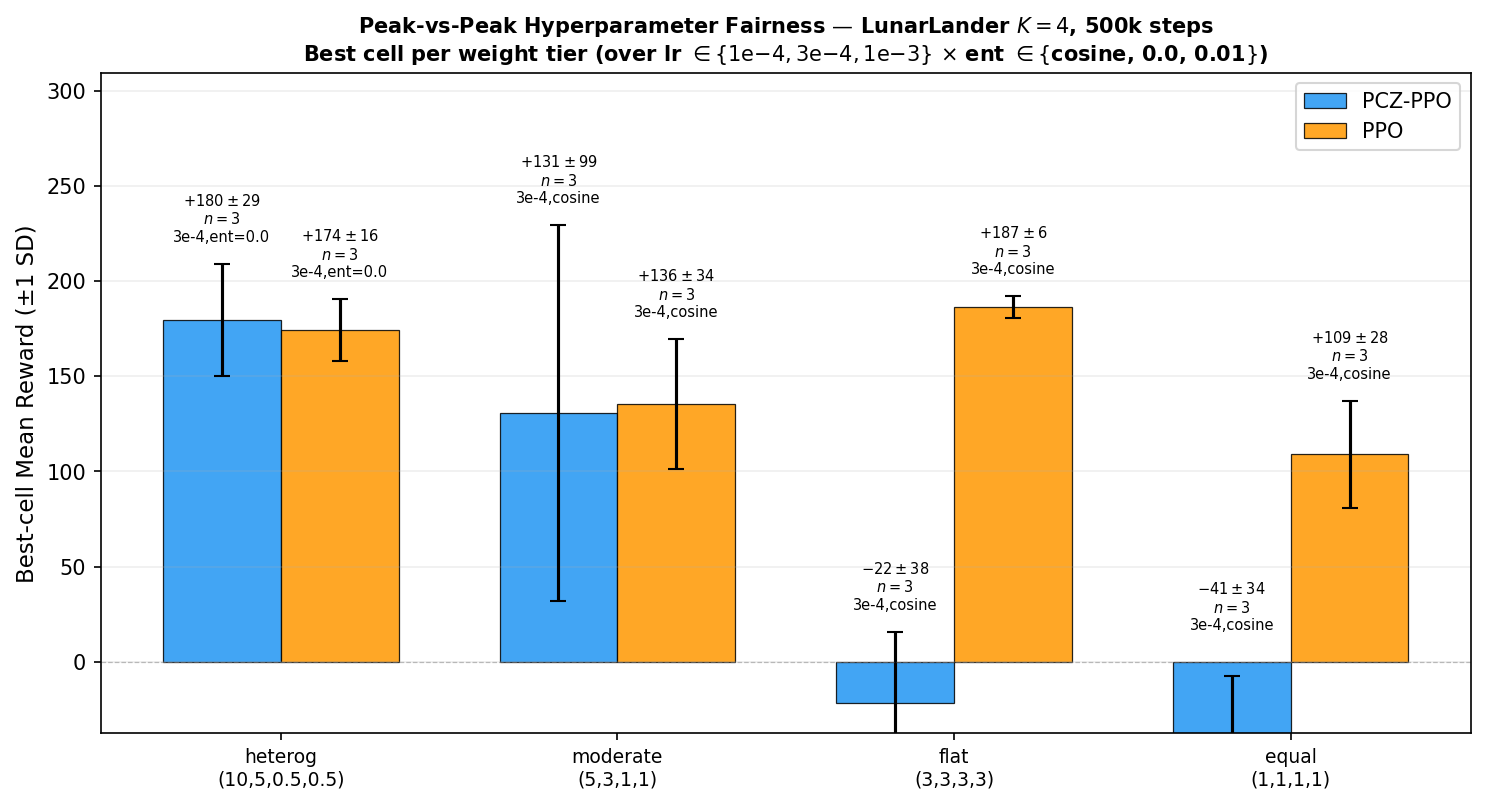

Write Python code to recreate this figure.
"""Peak-vs-peak hyperparameter fairness figure.

Shows, for each weight tier on LunarLander K=4/500k, the best cell mean ± std
for PCZ-PPO and PPO across all (lr, ent_config) combinations evaluated in the
HP sweep.  The figure honestly answers: "even at its own best tuning,
does PPO match or exceed PCZ-PPO?"

Usage:
    cd /workspace && uv run python artifacts/pcz-ppo/paper/fig_hp_peak.py
"""

from __future__ import annotations

import sys
from pathlib import Path

import matplotlib

matplotlib.use("Agg")
import matplotlib.pyplot as plt
import numpy as np

sys.path.insert(0, str(Path(__file__).parent))
from fig_data import load_results

INPUTS = ["../data/results.csv"]
OUTPUTS = ["fig_hp_peak.pdf", "fig_hp_peak.png"]

PCZ_COLOR = "#2196F3"
PPO_COLOR = "#FF9800"

WEIGHT_TIERS = {
    "heterog\n(10,5,0.5,0.5)": "10.00,5.00,0.50,0.50",
    "moderate\n(5,3,1,1)": "5.00,3.00,1.00,1.00",
    "flat\n(3,3,3,3)": "3.00,3.00,3.00,3.00",
    "equal\n(1,1,1,1)": "1.00,1.00,1.00,1.00",
}

LRS = ["0.0001", "0.0003", "0.001"]

# (slug, ent_sched, ent_coef): ent_sched="" means fixed; ent_coef=None means any
ENT_CONFIGS = [
    ("cosine", "0.1:0.01", None),
    ("ent=0.0", "", "0.0"),
    ("ent=0.01", "", "0.01"),
]

ALGOS = [
    ("torchrl-pcz-ppo-running", "PCZ-PPO", PCZ_COLOR),
    ("torchrl-ppo", "PPO", PPO_COLOR),
]


def _best_cell(
    rows: list[dict],
    algo: str,
    w_prefix: str,
    min_n: int = 2,
) -> dict:
    """Find the best (lr, ent_config) cell for algo at the given weight tier.

    Returns {"mean", "std", "n", "lr", "ent", "n_cells"} or None if no data.
    """
    seeds_allowed = {"42", "43", "44"}
    by_cell: dict[tuple, dict[str, float]] = {}

    for r in rows:
        if r.get("algorithm") != algo:
            continue
        if r.get("env") != "lunarlander":
            continue
        if r.get("total_timesteps") != "500000":
            continue
        if r.get("seed") not in seeds_allowed:
            continue
        if not r.get("eval_mean"):
            continue
        if not r.get("component_weights", "").startswith(w_prefix):
            continue

        lr = r.get("learning_rate", "")
        ent_sched = r.get("ent_coef_schedule", "")
        ent_coef = r.get("ent_coef", "")

        # Match ent config
        matched_ent = None
        for slug, req_sched, req_coef in ENT_CONFIGS:
            if req_sched:
                if ent_sched == req_sched:
                    matched_ent = slug
                    break
            else:
                if not ent_sched and (req_coef is None or ent_coef == req_coef):
                    matched_ent = slug
                    break
        if matched_ent is None:
            continue

        cell_key = (lr, matched_ent)
        if cell_key not in by_cell:
            by_cell[cell_key] = {}

        seed = r["seed"]
        date = r.get("date", "")
        if seed not in by_cell[cell_key] or date > by_cell[cell_key].get(f"_d_{seed}", ""):
            by_cell[cell_key][seed] = float(r["eval_mean"])
            by_cell[cell_key][f"_d_{seed}"] = date

    # Collect valid cells (n >= min_n)
    valid = {}
    for (lr, ent), sd in by_cell.items():
        vals = [v for k, v in sd.items() if not k.startswith("_d_")]
        if len(vals) >= min_n:
            valid[(lr, ent)] = vals

    if not valid:
        return None

    # Pick cell with highest mean
    best_key = max(valid, key=lambda k: np.mean(valid[k]))
    best_vals = valid[best_key]
    arr = np.asarray(best_vals, dtype=float)
    ddof = 1 if len(arr) > 1 else 0

    return {
        "mean": float(arr.mean()),
        "std": float(arr.std(ddof=ddof)),
        "n": len(arr),
        "lr": best_key[0],
        "ent": best_key[1],
        "n_cells": len(valid),
    }


def main():
    rows = load_results()

    tier_labels = list(WEIGHT_TIERS.keys())
    n_tiers = len(tier_labels)

    _fig, ax = plt.subplots(figsize=(10, 5.5))

    x = np.arange(n_tiers)
    width = 0.35

    for i, (algo, label, color) in enumerate(ALGOS):
        offset = (i - 0.5) * width
        for j, (_tier_label, w_prefix) in enumerate(WEIGHT_TIERS.items()):
            cell = _best_cell(rows, algo, w_prefix)
            if cell is None:
                ax.bar(x[j] + offset, 0, width=width, color=color, alpha=0.4, edgecolor="black", linewidth=0.5)
                ax.text(x[j] + offset, 5, "no data", ha="center", va="bottom", fontsize=7, color="gray")
                continue

            ax.bar(
                x[j] + offset,
                cell["mean"],
                yerr=cell["std"],
                width=width,
                color=color,
                alpha=0.85,
                capsize=4,
                edgecolor="black",
                linewidth=0.6,
                label=label if j == 0 else None,
            )

            # Annotate with best HP cell
            lr_label = {"0.0001": "1e-4", "0.0003": "3e-4", "0.001": "1e-3"}.get(cell["lr"], cell["lr"])
            annot = f"${cell['mean']:+.0f}\\pm{cell['std']:.0f}$\n$n={cell['n']}$\n{lr_label},{cell['ent']}"
            ypos = cell["mean"] + cell["std"] + 10
            ax.text(x[j] + offset, max(ypos, 15), annot, ha="center", va="bottom", fontsize=7)

    ax.set_xticks(x)
    ax.set_xticklabels(tier_labels, fontsize=9)
    ax.set_ylabel("Best-cell Mean Reward (±1 SD)", fontsize=11)
    ax.set_title(
        "Peak-vs-Peak Hyperparameter Fairness — LunarLander $K{=}4$, 500k steps\n"
        "Best cell per weight tier (over lr $\\in\\{1\\mathrm{e}{-}4, 3\\mathrm{e}{-}4, 1\\mathrm{e}{-}3\\}$ "
        "$\\times$ ent $\\in\\{$cosine, 0.0, 0.01$\\}$)",
        fontsize=10,
        fontweight="bold",
    )
    ax.axhline(y=0, color="gray", linestyle="--", linewidth=0.6, alpha=0.5)
    ax.grid(True, alpha=0.2, axis="y")
    ax.legend(fontsize=10, loc="upper right")

    all_tops = []
    for algo, _, _ in ALGOS:
        for _, w_prefix in WEIGHT_TIERS.items():
            cell = _best_cell(rows, algo, w_prefix)
            if cell:
                all_tops.append(cell["mean"] + cell["std"])
    if all_tops:
        ax.set_ylim(bottom=min(0, min(all_tops) - 30), top=max(all_tops) + 80)

    out = Path(__file__).parent / "fig_hp_peak.pdf"
    plt.tight_layout()
    plt.savefig(out, dpi=300, bbox_inches="tight")
    plt.savefig(str(out).replace(".pdf", ".png"), dpi=150, bbox_inches="tight")
    print(f"Saved: {out}")


if __name__ == "__main__":
    main()
